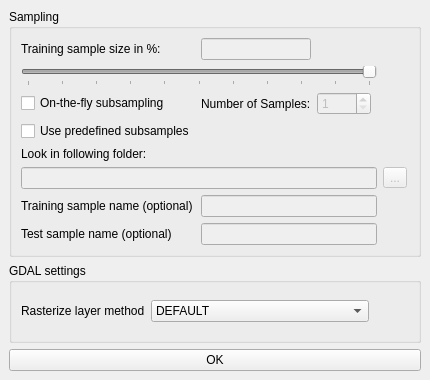
<?xml version="1.0" encoding="UTF-8"?>
<ui version="4.0">
 <class>AdvancedSettings</class>
 <widget class="QMainWindow" name="AdvancedSettings">
  <property name="geometry">
   <rect>
    <x>0</x>
    <y>0</y>
    <width>430</width>
    <height>380</height>
   </rect>
  </property>
  <property name="windowTitle">
   <string>Advanced Settings</string>
  </property>
  <widget class="QWidget" name="centralwidget">
   <layout class="QVBoxLayout" name="verticalLayout">
    <item>
     <widget class="QGroupBox" name="samplingGroupBox">
      <property name="title">
       <string>Sampling</string>
      </property>
      <layout class="QHBoxLayout" name="horizontalLayout_3">
       <item>
        <layout class="QGridLayout" name="samplinGroupBoxGridLayout" columnstretch="0,0,0,0,0">
         <item row="0" column="1">
          <widget class="QLineEdit" name="sampleSizeLineEdit">
           <property name="enabled">
            <bool>false</bool>
           </property>
           <property name="whatsThis">
            <string>&lt;html&gt;&lt;head/&gt;&lt;body&gt;&lt;p&gt;&lt;span style=&quot; font-weight:600;&quot;&gt;Training sample size&lt;/span&gt;&lt;/p&gt;&lt;p&gt;In statistical modelling the dataset is usually splitted into two parts for training and test purposes (cross-validation). The training dataset is the part that is going to be used for the establishment of the model. Thus, this data are used to calibrate the model via estimation of the weights. The opposite part can later be used to verify the model. The given option gives here the possibility to specify the size of the training dataset.&lt;/p&gt;&lt;/body&gt;&lt;/html&gt;</string>
           </property>
           <property name="readOnly">
            <bool>false</bool>
           </property>
           <property name="placeholderText">
            <string/>
           </property>
          </widget>
         </item>
         <item row="2" column="4">
          <spacer name="horizontalSpacer_3">
           <property name="orientation">
            <enum>Qt::Horizontal</enum>
           </property>
           <property name="sizeHint" stdset="0">
            <size>
             <width>40</width>
             <height>20</height>
            </size>
           </property>
          </spacer>
         </item>
         <item row="6" column="0">
          <widget class="QLabel" name="trainingSampleNameLabel">
           <property name="text">
            <string>Training sample name (optional)</string>
           </property>
          </widget>
         </item>
         <item row="1" column="0" colspan="4">
          <widget class="QSlider" name="sampleSizeSlider">
           <property name="enabled">
            <bool>false</bool>
           </property>
           <property name="mouseTracking">
            <bool>true</bool>
           </property>
           <property name="toolTip">
            <string>&lt;html&gt;&lt;head/&gt;&lt;body&gt;&lt;p&gt;Slider Value&lt;/p&gt;&lt;/body&gt;&lt;/html&gt;</string>
           </property>
           <property name="maximum">
            <number>100</number>
           </property>
           <property name="value">
            <number>100</number>
           </property>
           <property name="sliderPosition">
            <number>100</number>
           </property>
           <property name="orientation">
            <enum>Qt::Horizontal</enum>
           </property>
           <property name="invertedAppearance">
            <bool>false</bool>
           </property>
           <property name="invertedControls">
            <bool>false</bool>
           </property>
           <property name="tickPosition">
            <enum>QSlider::TicksBelow</enum>
           </property>
           <property name="tickInterval">
            <number>10</number>
           </property>
          </widget>
         </item>
         <item row="4" column="0">
          <widget class="QLabel" name="subsamplesLocationLabel">
           <property name="text">
            <string>Look in following folder:</string>
           </property>
          </widget>
         </item>
         <item row="0" column="0">
          <widget class="QLabel" name="sampleSizeLabel">
           <property name="text">
            <string>Training sample size in %:</string>
           </property>
          </widget>
         </item>
         <item row="2" column="0">
          <widget class="QCheckBox" name="onTheFlySubsamplingCheckBox">
           <property name="whatsThis">
            <string>&lt;html&gt;&lt;head/&gt;&lt;body&gt;&lt;p&gt;&lt;span style=&quot; font-weight:600;&quot;&gt;Resampling&lt;/span&gt;&lt;/p&gt;&lt;p&gt;Resampling is a technique that relies on random sampling without replacement (similar to bootstrapping, which however is a random sampling with replacement). Sampling several times over a population provide especially in case of small samples a suitable possibility to check the reliability of the model. The statistics over the resampling results provide a meaningful tool for that.&lt;/p&gt;&lt;/body&gt;&lt;/html&gt;</string>
           </property>
           <property name="text">
            <string>On-the-fly subsampling</string>
           </property>
          </widget>
         </item>
         <item row="5" column="4">
          <widget class="QToolButton" name="subsamplesLocationToolButton">
           <property name="enabled">
            <bool>false</bool>
           </property>
           <property name="text">
            <string>...</string>
           </property>
          </widget>
         </item>
         <item row="0" column="2">
          <spacer name="horizontalSpacer">
           <property name="orientation">
            <enum>Qt::Horizontal</enum>
           </property>
           <property name="sizeHint" stdset="0">
            <size>
             <width>40</width>
             <height>20</height>
            </size>
           </property>
          </spacer>
         </item>
         <item row="5" column="0" colspan="4">
          <widget class="QLineEdit" name="subsamplesLocationLineEdit">
           <property name="enabled">
            <bool>false</bool>
           </property>
          </widget>
         </item>
         <item row="7" column="1" colspan="3">
          <widget class="QLineEdit" name="testSampleNameLineEdit">
           <property name="enabled">
            <bool>false</bool>
           </property>
          </widget>
         </item>
         <item row="7" column="0">
          <widget class="QLabel" name="testSampleNameLabel">
           <property name="text">
            <string>Test sample name (optional)</string>
           </property>
          </widget>
         </item>
         <item row="6" column="1" colspan="3">
          <widget class="QLineEdit" name="trainingSampleNameLineEdit">
           <property name="enabled">
            <bool>false</bool>
           </property>
          </widget>
         </item>
         <item row="2" column="1">
          <widget class="QLabel" name="numberResamplesLabel">
           <property name="text">
            <string>Number of Samples:</string>
           </property>
          </widget>
         </item>
         <item row="3" column="0">
          <widget class="QCheckBox" name="predefinedSubsamplingCheckBox">
           <property name="text">
            <string>Use predefined subsamples</string>
           </property>
          </widget>
         </item>
         <item row="2" column="2">
          <widget class="QSpinBox" name="numberResamplesSpinBox">
           <property name="enabled">
            <bool>false</bool>
           </property>
           <property name="minimum">
            <number>1</number>
           </property>
           <property name="maximum">
            <number>9999</number>
           </property>
          </widget>
         </item>
        </layout>
       </item>
      </layout>
     </widget>
    </item>
    <item>
     <widget class="QGroupBox" name="groupBox_2">
      <property name="title">
       <string>GDAL settings</string>
      </property>
      <layout class="QHBoxLayout" name="horizontalLayout_2">
       <item>
        <layout class="QGridLayout" name="gdalSettingsGroupBoxGridLayout" columnstretch="0,1,0">
         <item row="0" column="1">
          <widget class="QComboBox" name="rasterizeMethodComboBox">
           <item>
            <property name="text">
             <string>DEFAULT</string>
            </property>
           </item>
           <item>
            <property name="text">
             <string>ALL_TOUCHED</string>
            </property>
           </item>
          </widget>
         </item>
         <item row="0" column="0">
          <widget class="QLabel" name="label">
           <property name="text">
            <string>Rasterize layer method</string>
           </property>
          </widget>
         </item>
         <item row="0" column="2">
          <spacer name="horizontalSpacer_2">
           <property name="orientation">
            <enum>Qt::Horizontal</enum>
           </property>
           <property name="sizeHint" stdset="0">
            <size>
             <width>40</width>
             <height>20</height>
            </size>
           </property>
          </spacer>
         </item>
        </layout>
       </item>
      </layout>
     </widget>
    </item>
    <item>
     <widget class="QPushButton" name="okPushButton">
      <property name="text">
       <string>OK</string>
      </property>
     </widget>
    </item>
   </layout>
  </widget>
 </widget>
 <tabstops>
  <tabstop>sampleSizeLineEdit</tabstop>
  <tabstop>sampleSizeSlider</tabstop>
  <tabstop>onTheFlySubsamplingCheckBox</tabstop>
  <tabstop>predefinedSubsamplingCheckBox</tabstop>
  <tabstop>subsamplesLocationLineEdit</tabstop>
  <tabstop>subsamplesLocationToolButton</tabstop>
  <tabstop>trainingSampleNameLineEdit</tabstop>
  <tabstop>testSampleNameLineEdit</tabstop>
  <tabstop>rasterizeMethodComboBox</tabstop>
  <tabstop>okPushButton</tabstop>
 </tabstops>
 <resources/>
 <connections/>
</ui>
